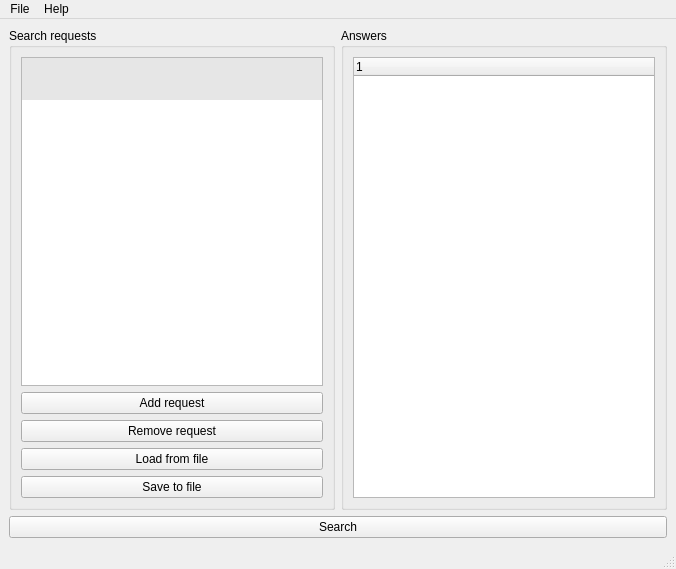
<?xml version="1.0" encoding="UTF-8"?>
<ui version="4.0">
    <class>MainWindow</class>
    <widget class="QMainWindow" name="MainWindow">
        <property name="geometry">
            <rect>
                <x>0</x>
                <y>0</y>
                <width>676</width>
                <height>569</height>
            </rect>
        </property>
        <property name="sizePolicy">
            <sizepolicy hsizetype="Expanding" vsizetype="Expanding">
                <horstretch>0</horstretch>
                <verstretch>0</verstretch>
            </sizepolicy>
        </property>
        <property name="windowTitle">
            <string>MainWindow</string>
        </property>
        <widget class="QWidget" name="centralwidget">
            <property name="sizePolicy">
                <sizepolicy hsizetype="Expanding" vsizetype="Expanding">
                    <horstretch>0</horstretch>
                    <verstretch>0</verstretch>
                </sizepolicy>
            </property>
            <layout class="QGridLayout" name="gridLayout">
                <item row="0" column="0">
                    <layout class="QVBoxLayout" name="verticalLayout">
                        <item>
                            <layout class="QHBoxLayout" name="horizontalLayout">
                                <item>
                                    <widget class="QGroupBox" name="leftGroupBox">
                                        <property name="sizePolicy">
                                            <sizepolicy hsizetype="Expanding" vsizetype="Expanding">
                                                <horstretch>0</horstretch>
                                                <verstretch>0</verstretch>
                                            </sizepolicy>
                                        </property>
                                        <property name="title">
                                            <string>Search requests</string>
                                        </property>
                                        <layout class="QGridLayout" name="gridLayout_3">
                                            <item row="0" column="0">
                                                <layout class="QVBoxLayout" name="leftVerticalLayout">
                                                    <item>
                                                        <widget class="QListWidget" name="listWidget">
                                                            <property name="alternatingRowColors">
                                                                <bool>false</bool>
                                                            </property>
                                                            <property name="selectionMode">
                                                                <enum>QAbstractItemView::ExtendedSelection</enum>
                                                            </property>
                                                            <item>
                                                                <property name="text">
                                                                    <string/>
                                                                </property>
                                                                <property name="background">
                                                                    <brush brushstyle="SolidPattern">
                                                                        <color alpha="255">
                                                                            <red>230</red>
                                                                            <green>230</green>
                                                                            <blue>230</blue>
                                                                        </color>
                                                                    </brush>
                                                                </property>
                                                                <property name="flags">
                                                                    <set>ItemIsSelectable|ItemIsEditable|ItemIsDragEnabled|ItemIsUserCheckable|ItemIsEnabled</set>
                                                                </property>
                                                            </item>
                                                            <item>
                                                                <property name="text">
                                                                    <string/>
                                                                </property>
                                                                <property name="background">
                                                                    <brush brushstyle="SolidPattern">
                                                                        <color alpha="255">
                                                                            <red>230</red>
                                                                            <green>230</green>
                                                                            <blue>230</blue>
                                                                        </color>
                                                                    </brush>
                                                                </property>
                                                                <property name="flags">
                                                                    <set>ItemIsSelectable|ItemIsEditable|ItemIsDragEnabled|ItemIsUserCheckable|ItemIsEnabled</set>
                                                                </property>
                                                            </item>
                                                            <item>
                                                                <property name="text">
                                                                    <string/>
                                                                </property>
                                                                <property name="background">
                                                                    <brush brushstyle="SolidPattern">
                                                                        <color alpha="255">
                                                                            <red>230</red>
                                                                            <green>230</green>
                                                                            <blue>230</blue>
                                                                        </color>
                                                                    </brush>
                                                                </property>
                                                                <property name="flags">
                                                                    <set>ItemIsSelectable|ItemIsEditable|ItemIsDragEnabled|ItemIsUserCheckable|ItemIsEnabled</set>
                                                                </property>
                                                            </item>
                                                        </widget>
                                                    </item>
                                                    <item>
                                                        <widget class="QPushButton" name="addButton">
                                                            <property name="text">
                                                                <string>Add request</string>
                                                            </property>
                                                        </widget>
                                                    </item>
                                                    <item>
                                                        <widget class="QPushButton" name="removeButton">
                                                            <property name="text">
                                                                <string>Remove request</string>
                                                            </property>
                                                        </widget>
                                                    </item>
                                                    <item>
                                                        <widget class="QPushButton" name="loadButton">
                                                            <property name="text">
                                                                <string>Load from file</string>
                                                            </property>
                                                        </widget>
                                                    </item>
                                                    <item>
                                                        <widget class="QPushButton" name="saveButton">
                                                            <property name="text">
                                                                <string>Save to file</string>
                                                            </property>
                                                        </widget>
                                                    </item>
                                                </layout>
                                            </item>
                                        </layout>
                                    </widget>
                                </item>
                                <item>
                                    <widget class="QGroupBox" name="rightGroupBox">
                                        <property name="sizePolicy">
                                            <sizepolicy hsizetype="Expanding" vsizetype="Expanding">
                                                <horstretch>0</horstretch>
                                                <verstretch>0</verstretch>
                                            </sizepolicy>
                                        </property>
                                        <property name="title">
                                            <string>Answers</string>
                                        </property>
                                        <layout class="QGridLayout" name="gridLayout_2">
                                            <item row="0" column="0">
                                                <layout class="QVBoxLayout" name="rightVerticalLayout">
                                                    <item>
                                                        <widget class="QTreeWidget" name="treeWidget">
                                                            <column>
                                                                <property name="text">
                                                                    <string notr="true">1</string>
                                                                </property>
                                                            </column>
                                                        </widget>
                                                    </item>
                                                </layout>
                                            </item>
                                        </layout>
                                    </widget>
                                </item>
                            </layout>
                        </item>
                        <item>
                            <widget class="QPushButton" name="searchButton">
                                <property name="text">
                                    <string>Search</string>
                                </property>
                            </widget>
                        </item>
                    </layout>
                </item>
            </layout>
        </widget>
        <widget class="QMenuBar" name="menuBar">
            <property name="geometry">
                <rect>
                    <x>0</x>
                    <y>0</y>
                    <width>676</width>
                    <height>21</height>
                </rect>
            </property>
            <widget class="QMenu" name="menuFile">
                <property name="title">
                    <string>File</string>
                </property>
                <addaction name="actionSettings"/>
                <addaction name="separator"/>
                <addaction name="actionExit"/>
            </widget>
            <widget class="QMenu" name="menuHelp">
                <property name="title">
                    <string>Help</string>
                </property>
                <addaction name="actionAbout"/>
            </widget>
            <addaction name="menuFile"/>
            <addaction name="menuHelp"/>
        </widget>
        <widget class="QStatusBar" name="statusBar"/>
        <action name="actionSettings">
            <property name="checkable">
                <bool>false</bool>
            </property>
            <property name="text">
                <string>Settings</string>
            </property>
        </action>
        <action name="actionExit">
            <property name="checkable">
                <bool>false</bool>
            </property>
            <property name="text">
                <string>Exit</string>
            </property>
        </action>
        <action name="actionAbout">
            <property name="checkable">
                <bool>false</bool>
            </property>
            <property name="text">
                <string>About</string>
            </property>
        </action>
    </widget>
    <resources/>
    <connections>
        <connection>
            <sender>addButton</sender>
            <signal>clicked()</signal>
            <receiver>MainWindow</receiver>
            <slot>addRequest()</slot>
            <hints>
                <hint type="sourcelabel">
                    <x>44</x>
                    <y>402</y>
                </hint>
                <hint type="destinationlabel">
                    <x>2</x>
                    <y>405</y>
                </hint>
            </hints>
        </connection>
        <connection>
            <sender>removeButton</sender>
            <signal>clicked()</signal>
            <receiver>MainWindow</receiver>
            <slot>removeRequest()</slot>
            <hints>
                <hint type="sourcelabel">
                    <x>92</x>
                    <y>429</y>
                </hint>
                <hint type="destinationlabel">
                    <x>8</x>
                    <y>442</y>
                </hint>
            </hints>
        </connection>
        <connection>
            <sender>loadButton</sender>
            <signal>clicked()</signal>
            <receiver>MainWindow</receiver>
            <slot>loadRequestsFromFile()</slot>
            <hints>
                <hint type="sourcelabel">
                    <x>96</x>
                    <y>457</y>
                </hint>
                <hint type="destinationlabel">
                    <x>5</x>
                    <y>474</y>
                </hint>
            </hints>
        </connection>
        <connection>
            <sender>saveButton</sender>
            <signal>clicked()</signal>
            <receiver>MainWindow</receiver>
            <slot>saveRequestsToFile()</slot>
            <hints>
                <hint type="sourcelabel">
                    <x>152</x>
                    <y>483</y>
                </hint>
                <hint type="destinationlabel">
                    <x>2</x>
                    <y>517</y>
                </hint>
            </hints>
        </connection>
        <connection>
            <sender>searchButton</sender>
            <signal>clicked()</signal>
            <receiver>MainWindow</receiver>
            <slot>startSearch()</slot>
            <hints>
                <hint type="sourcelabel">
                    <x>318</x>
                    <y>526</y>
                </hint>
                <hint type="destinationlabel">
                    <x>-3</x>
                    <y>553</y>
                </hint>
            </hints>
        </connection>
        <connection>
            <sender>actionSettings</sender>
            <signal>triggered()</signal>
            <receiver>MainWindow</receiver>
            <slot>openSettings()</slot>
            <hints>
                <hint type="sourcelabel">
                    <x>-1</x>
                    <y>-1</y>
                </hint>
                <hint type="destinationlabel">
                    <x>337</x>
                    <y>284</y>
                </hint>
            </hints>
        </connection>
        <connection>
            <sender>actionAbout</sender>
            <signal>triggered()</signal>
            <receiver>MainWindow</receiver>
            <slot>openAbout()</slot>
            <hints>
                <hint type="sourcelabel">
                    <x>-1</x>
                    <y>-1</y>
                </hint>
                <hint type="destinationlabel">
                    <x>337</x>
                    <y>284</y>
                </hint>
            </hints>
        </connection>
        <connection>
            <sender>actionExit</sender>
            <signal>triggered()</signal>
            <receiver>MainWindow</receiver>
            <slot>close()</slot>
            <hints>
                <hint type="sourcelabel">
                    <x>-1</x>
                    <y>-1</y>
                </hint>
                <hint type="destinationlabel">
                    <x>337</x>
                    <y>284</y>
                </hint>
            </hints>
        </connection>
    </connections>
    <slots>
        <slot>addRequest()</slot>
        <slot>removeRequest()</slot>
        <slot>loadRequestsFromFile()</slot>
        <slot>saveRequestsToFile()</slot>
        <slot>startSearch()</slot>
        <slot>openSettings()</slot>
        <slot>openAbout()</slot>
    </slots>
</ui>
